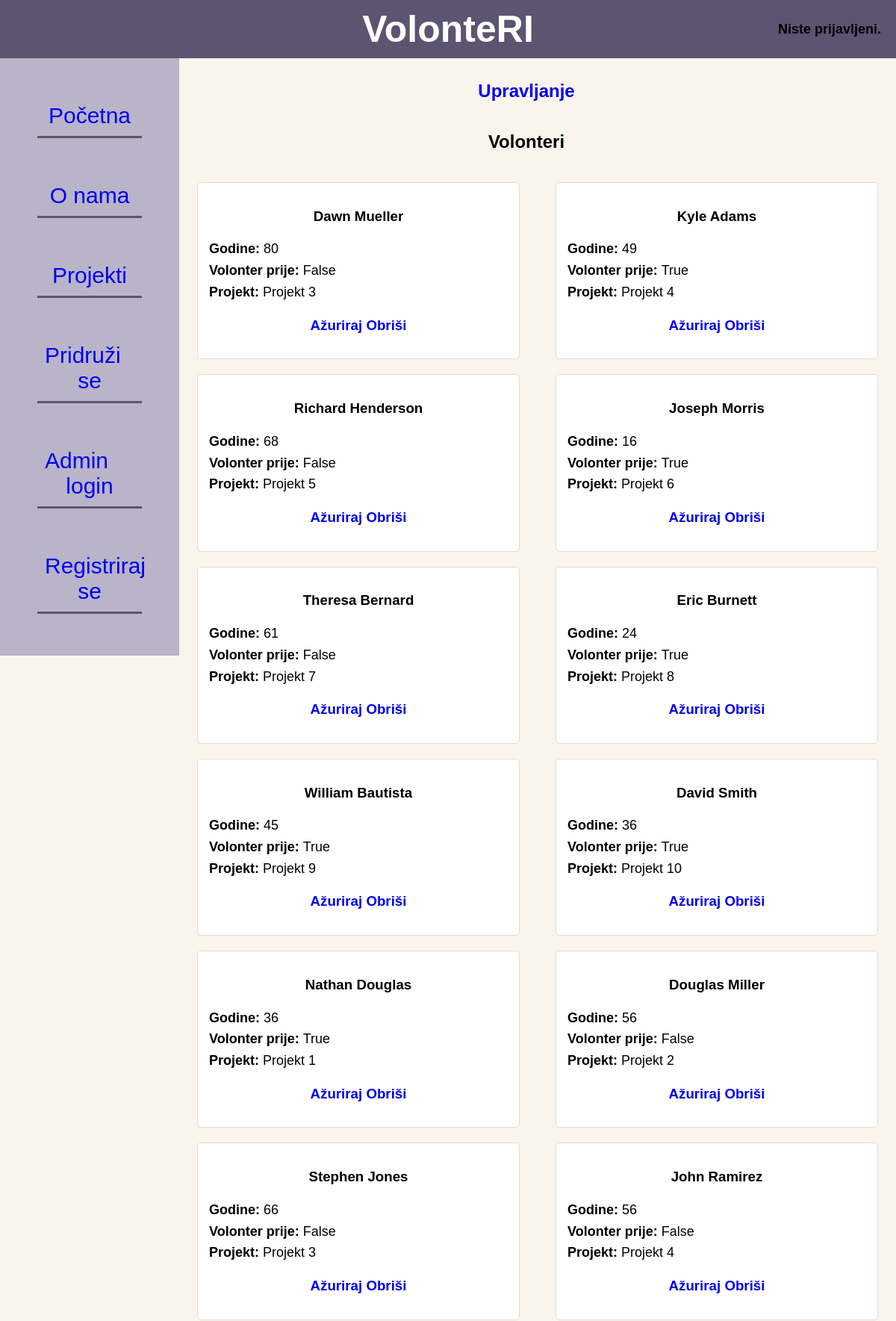
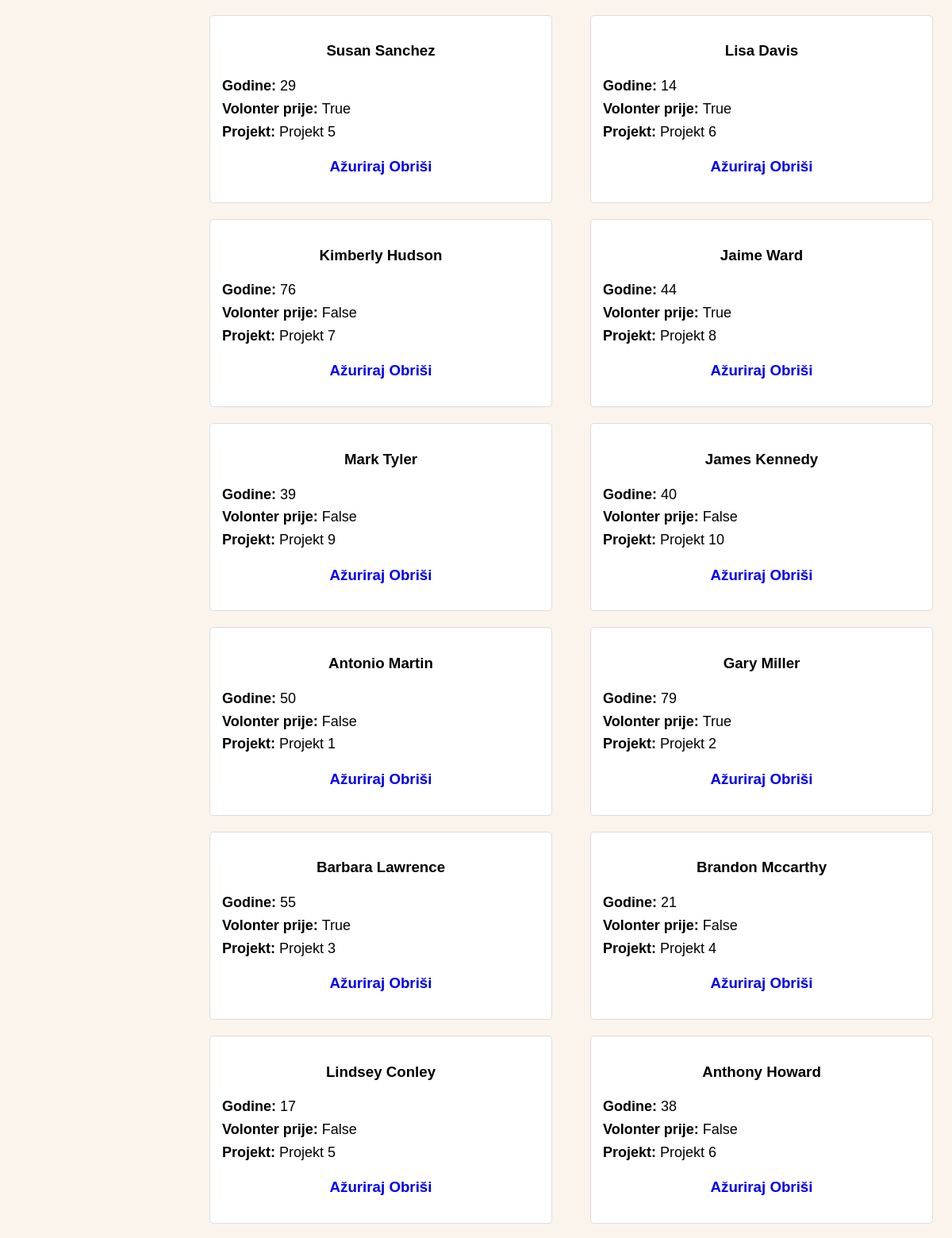
The page /volonter/ (upper part) on the database its author committed (2 pictures, top to bottom).
### main/models.py (models this page shows, shortened)
class Volonter(models.Model):
    ime = models.CharField(max_length=30)
    prezime = models.CharField(max_length=30)
    godine=models.IntegerField(default=0)
    volonter_prije=models.BooleanField(default=True)
    projekt=models.ForeignKey(Projekt, on_delete=models.CASCADE)

class Projekt(models.Model):
    naziv = models.CharField(max_length=30)
    datum_projekta = models.DateField()
    mjesto=models.CharField(max_length=30, default=" ")
    opis = models.TextField()
    def __str__(self):
        return self.naziv

### main/views.py (the view)
# urls.py: path('volonter/', views.VolonterListView.as_view(), name='volonter'),
class VolonterListView(ListView):
    model = Volonter
    template_name ='volonteri.html'
    context_object_name = 'volonters'

### main/templates/volonteri.html (shortened to what this page needs)
<!DOCTYPE html>
<html lang="en">
<head>
</head>
<body>
    <h1>
        VolonteRI
        <div id="authentication-info">
            {% if user.is_authenticated %}
                <p>Prijavljeni ste kao: {{ user.username }} <br>
                   <a href="/accounts/logout">Odjava</a>
                </p>
            {% else %}
                <p>Niste prijavljeni.</p>
            {% endif %}
        </div>
    </h1>
    <div id="sidebar">
        <div class="sidebar-item"><a href="/">Početna</a></div>
        <div class="sidebar-item"><a href="/about">O nama</a></div>
        <div class="sidebar-item"><a href="/projects">Projekti</a></div>
        <div class="sidebar-item"><a href="/join">Pridruži se</a></div>
        <div class="sidebar-item"><a href="/accounts/login">Admin login</a></div>
        <div class="sidebar-item"><a href="/register">Registriraj se</a></div>
    </div>
    <div>
        <h2><a href="/crud">Upravljanje</a></h2>
        <h2>Volonteri</h2>
        <div class="volonter-container">
            {% for volonter in volonters %}
                <div class="volonter-card">
                    <h3>{{ volonter.ime }} {{ volonter.prezime }} </h3>
                    <p><b>Godine:</b> {{ volonter.godine }} </p>
                    <p><b>Volonter prije: </b>{{ volonter.volonter_prije }} </p>
                    <p><b>Projekt:</b> {{ volonter.projekt }} </p>
                    <h3><a href="{% url 'main:updatevolonter' volonter.pk %}">Ažuriraj</a> <a href="{% url 'main:deletevolonter' volonter.pk %}">Obriši</a></h3>
                </div>
            {% empty %}
                <p>Nema volontera u bazi.</p>
            {% endfor %}
        </div>
    </div>
</body>
</html>

### main/templates/volonteri.html (style rules this page uses)
body { font-family: Arial, sans-serif; margin: 0; padding: 0; background-color: #faf4ec; }
h1 { background-color: #5C5470; color: white; text-align: center; padding: 10px; margin: 0; font-size: 50px; position: relative; }
p { color: black; font-size: 18px; line-height: 1.6; text-align: justify; margin: 0; }
#sidebar { width: 20%; float: left; background-color: #B9B4C7; height: 100vh; }
a { text-decoration: none; }
h2 { color: black; text-align: center; padding: 10px; margin: 20px; }
.volonter-container { display: flex; flex-wrap: wrap; justify-content: space-around; align-items: flex-start; }
.volonter-card { width: 400px; margin: 10px; padding: 15px; background-color: #fff; border: 1px solid #ddd; border-radius: 5px; text-align: center; }
.sidebar-item { padding: 10px; text-align-last: center; font-size: 30px; margin: 50px; border-bottom: 3px solid #5C5470; }
#authentication-info { position: absolute; top: 50%; right: 20px; transform: translateY(-50%); color: white; font-size: 16px; }

### rows shown on the page
Volonter: ime "Dawn", prezime "Mueller", godine "80", volonter_prije "False", projekt "Projekt 3"
Volonter: ime "Kyle", prezime "Adams", godine "49", volonter_prije "True", projekt "Projekt 4"
Volonter: ime "Richard", prezime "Henderson", godine "68", volonter_prije "False", projekt "Projekt 5"
Volonter: ime "Joseph", prezime "Morris", godine "16", volonter_prije "True", projekt "Projekt 6"
Volonter: ime "Theresa", prezime "Bernard", godine "61", volonter_prije "False", projekt "Projekt 7"
Volonter: ime "Eric", prezime "Burnett", godine "24", volonter_prije "True", projekt "Projekt 8"
Volonter: ime "William", prezime "Bautista", godine "45", volonter_prije "True", projekt "Projekt 9"
Volonter: ime "David", prezime "Smith", godine "36", volonter_prije "True", projekt "Projekt 10"
Volonter: ime "Nathan", prezime "Douglas", godine "36", volonter_prije "True", projekt "Projekt 1"
Volonter: ime "Douglas", prezime "Miller", godine "56", volonter_prije "False", projekt "Projekt 2"
Volonter: ime "Stephen", prezime "Jones", godine "66", volonter_prije "False", projekt "Projekt 3"
Volonter: ime "John", prezime "Ramirez", godine "56", volonter_prije "False", projekt "Projekt 4"
Volonter: ime "Susan", prezime "Sanchez", godine "29", volonter_prije "True", projekt "Projekt 5"
Volonter: ime "Lisa", prezime "Davis", godine "14", volonter_prije "True", projekt "Projekt 6"
Volonter: ime "Kimberly", prezime "Hudson", godine "76", volonter_prije "False", projekt "Projekt 7"
Volonter: ime "Jaime", prezime "Ward", godine "44", volonter_prije "True", projekt "Projekt 8"
Volonter: ime "Mark", prezime "Tyler", godine "39", volonter_prije "False", projekt "Projekt 9"
Volonter: ime "James", prezime "Kennedy", godine "40", volonter_prije "False", projekt "Projekt 10"
Volonter: ime "Antonio", prezime "Martin", godine "50", volonter_prije "False", projekt "Projekt 1"
Volonter: ime "Gary", prezime "Miller", godine "79", volonter_prije "True", projekt "Projekt 2"
Volonter: ime "Barbara", prezime "Lawrence", godine "55", volonter_prije "True", projekt "Projekt 3"
Volonter: ime "Brandon", prezime "Mccarthy", godine "21", volonter_prije "False", projekt "Projekt 4"
Volonter: ime "Lindsey", prezime "Conley", godine "17", volonter_prije "False", projekt "Projekt 5"
Volonter: ime "Anthony", prezime "Howard", godine "38", volonter_prije "False", projekt "Projekt 6"
